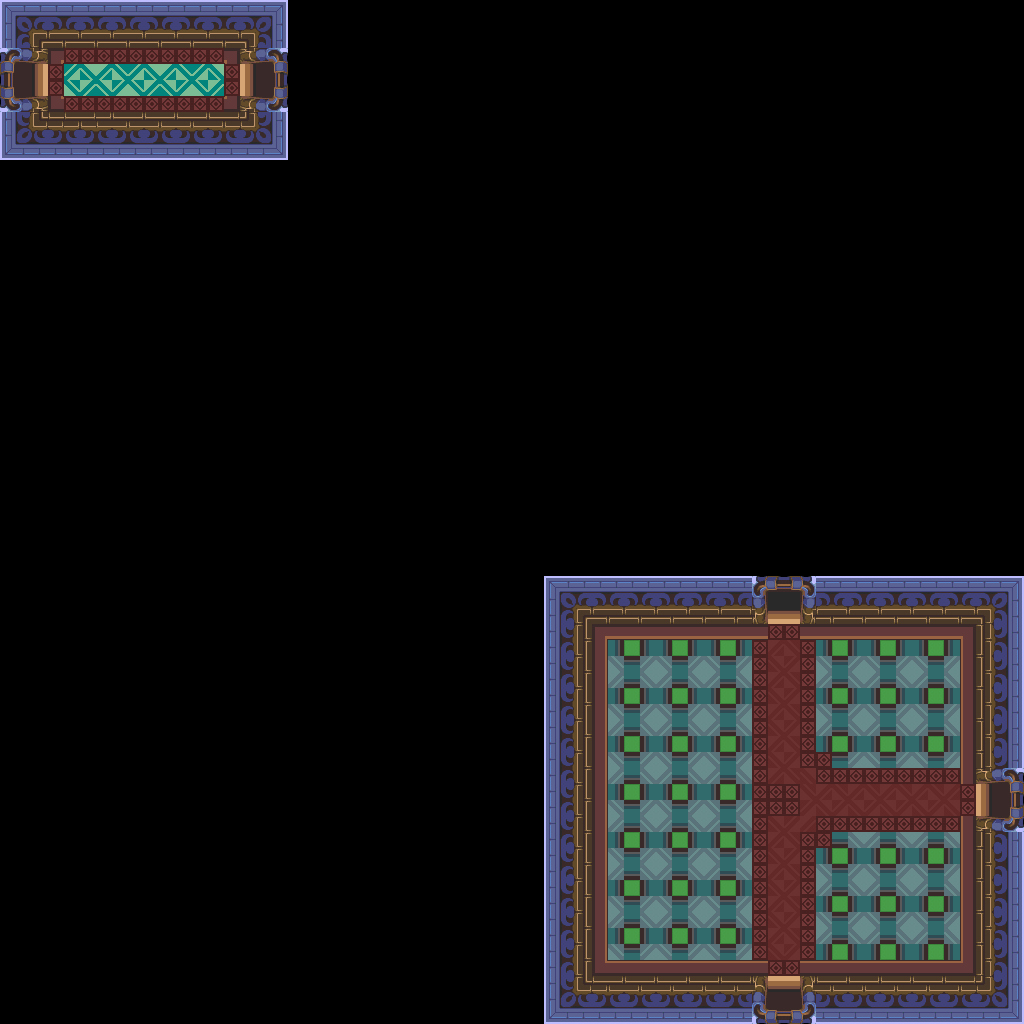

This is a level from a 2D game, rendered from its Tiled map with the project's own tilesets. A one-line summary and the map file follow, with tile-layer data summarised:
An orthogonal 64x64 tile map with 16x16 px tiles, 1 tile layer (base), 1 hidden layer not drawn and 9 objects.

<map version="1.10" tiledversion="1.12.1" orientation="orthogonal" renderorder="right-down" width="64" height="64" tilewidth="16" tileheight="16" infinite="0" nextlayerid="3" nextobjectid="10">
 <tileset firstgid="1" source="../classiciphone_pics4.tsx" />
 <layer id="1" name="base" width="64" height="64">
  <data>[4096 cells, 4096 non-empty, 99 distinct tile ids]</data>
 </layer>
 <layer id="2" name="collision" width="64" height="64" visible="0">
  <properties><property name="collision" value="true" /></properties>
  <data>[4096 cells, 3502 non-empty, 1 distinct tile ids]</data>
 </layer>
 <objectgroup id="3" name="npcs">
  <object id="1" x="720.0" y="592.0" width="16" height="16">
   <properties>
    <property name="gani" value="royalpillar.png" />
    <property name="script" type="string">-- Auto-converted from GraalScript
</property>
   </properties>
  </object>
  <object id="2" x="816.0" y="592.0" width="16" height="16">
   <properties>
    <property name="gani" value="royalpillar.png" />
    <property name="script" type="string">-- Auto-converted from GraalScript
</property>
   </properties>
  </object>
  <object id="3" x="720.0" y="752.0" width="16" height="16">
   <properties>
    <property name="gani" value="royalpillar.png" />
    <property name="script" type="string">-- Auto-converted from GraalScript
</property>
   </properties>
  </object>
  <object id="4" x="720.0" y="896.0" width="16" height="16">
   <properties>
    <property name="gani" value="royalpillar.png" />
    <property name="script" type="string">-- Auto-converted from GraalScript
</property>
   </properties>
  </object>
  <object id="5" x="816.0" y="896.0" width="16" height="16">
   <properties>
    <property name="gani" value="royalpillar.png" />
    <property name="script" type="string">-- Auto-converted from GraalScript
</property>
   </properties>
  </object>
  <object id="6" x="848.0" y="816.0" width="16" height="16">
   <properties>
    <property name="gani" value="royalpillar.png" />
    <property name="script" type="string">-- Auto-converted from GraalScript
</property>
   </properties>
  </object>
  <object id="7" x="848.0" y="704.0" width="16" height="16">
   <properties>
    <property name="gani" value="royalpillar.png" />
    <property name="script" type="string">-- Auto-converted from GraalScript
</property>
   </properties>
  </object>
  <object id="8" x="944.0" y="704.0" width="16" height="16">
   <properties>
    <property name="gani" value="royalpillar.png" />
    <property name="script" type="string">-- Auto-converted from GraalScript
</property>
   </properties>
  </object>
  <object id="9" x="944.0" y="816.0" width="16" height="16">
   <properties>
    <property name="gani" value="royalpillar.png" />
    <property name="script" type="string">-- Auto-converted from GraalScript
</property>
   </properties>
  </object>
 </objectgroup>
</map>
